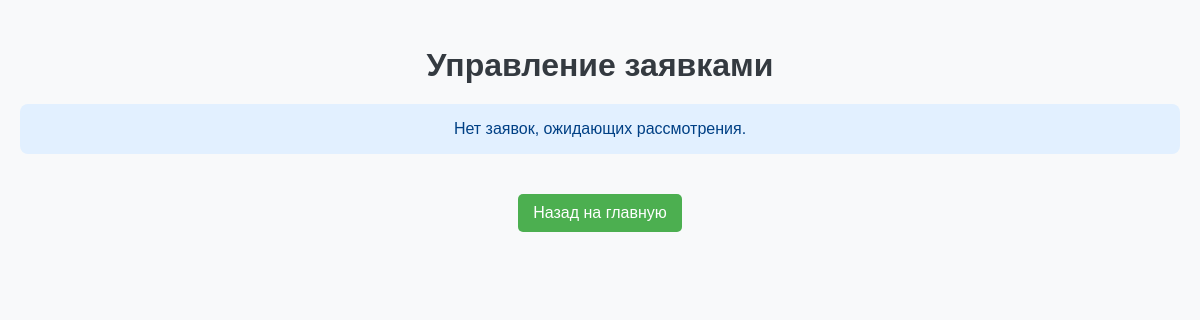
/inventory/manage_requests/ (signed in), run on an earlier commit of the app's database.
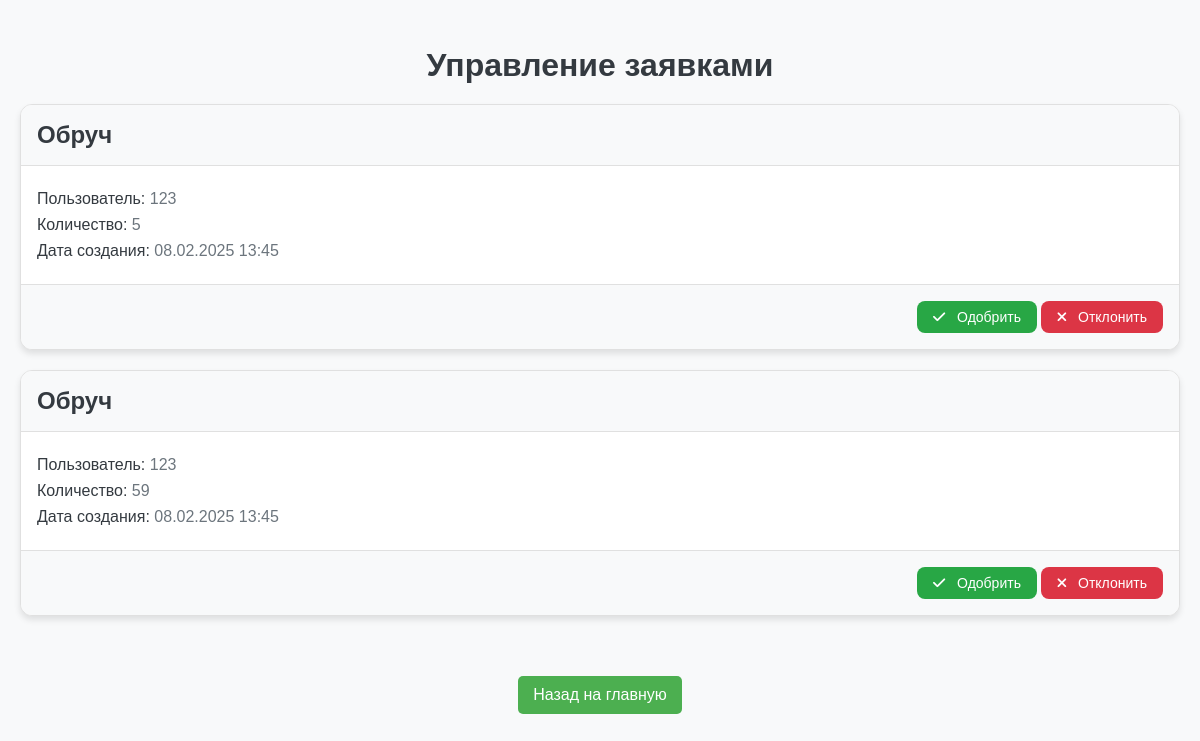
And on a later commit of the database.
### invpage/models.py (models this page shows, shortened)
class InventoryRequest(models.Model):
    user = models.ForeignKey(settings.AUTH_USER_MODEL, on_delete=models.CASCADE, verbose_name=_("Пользователь"))
    item = models.ForeignKey(InventoryItem, on_delete=models.CASCADE, verbose_name=_("Предмет"))
    status = models.CharField(max_length=50, default='В ожидании', verbose_name=_("Статус"))
    created_at = models.DateTimeField(auto_now_add=True, verbose_name=_("Дата создания"))
    request_id = models.AutoField(primary_key=True)
    quantity = models.PositiveIntegerField(default=0, verbose_name=_("Количество"))
    class Meta:
        verbose_name = _("запрос на инвентарь")
        verbose_name_plural = _("Запросы на инвентарь")

class InventoryItem(models.Model):
    name = models.CharField(max_length=255, verbose_name=_("Название"))
    description = models.TextField(verbose_name=_("Описание"))
    status = models.CharField(max_length=50, default='Исправен', verbose_name=_("Статус"))
    item_id = models.AutoField(primary_key=True)
    quantity = models.PositiveIntegerField(default=0, verbose_name=_("Количество"))
    class Meta:
        verbose_name = _("предмет инвентаря")
        verbose_name_plural = _("Предметы инвентаря")

### main/models.py (models this page shows, shortened)
class UserRegistration(AbstractUser):
    username = models.CharField(max_length=150, unique=True)
    email = models.EmailField(unique=True)
    password = models.CharField(max_length=128)
    token_timestamp = models.DateTimeField(null=True, blank=True)
    USERNAME_FIELD = 'username'
    REQUIRED_FIELDS = ['email']
    last_login = models.DateTimeField(null=True, blank=True)

### invpage/views.py (the view, shortened to what this page needs)
# urls.py: path('manage_requests/', manage_requests, name='manage_requests'),
@login_required
@user_passes_test(is_superuser)
def manage_requests(request):
    dict_quantity = {}
    for i in InventoryRequest.objects.filter(status='В ожидании'):
        if dict_quantity.get(i.item_id,0):
            dict_quantity[i.item_id] += i.quantity
        else:
            dict_quantity[i.item_id] = i.quantity
    pending_requests = InventoryRequest.objects.filter(status='В ожидании')
    print(dict_quantity)
    return render(request, 'invpage/request_direct.html', {'pending_requests': pending_requests, 'dictq' : dict_quantity})

### invpage/templatetags/custom_filters.py (called while the page is built)
@register.filter(name='get')
def get_item(dictionary, key):
    return dictionary.get(key, 0)

### invpage/views.py (called while the page is built)
def is_superuser(user):
    return user.is_superuser

### invpage/templates/invpage/request_direct.html (shortened to what this page needs)
{% load static %}
{% load custom_filters %}
<!DOCTYPE html>
<html lang="ru">
<head>
    <link rel="stylesheet" href="{% static 'invpage/css/req.css' %}">
    <link href="https://cdnjs.cloudflare.com/ajax/libs/font-awesome/6.0.0-beta3/css/all.min.css" rel="stylesheet">
</head>
<body>
    <div class="container">
        <h2>Управление заявками</h2>
        {% if pending_requests %}
            <div class="row">
                {% for req in pending_requests %}
                    <div class="col-md-6 mb-4">
                        <div class="request-card">
                            <div class="card-header">
                                <h3>{{ req.item.name }}</h3>
                            </div>
                            <div class="card-body">
                                <p><strong>Пользователь:</strong> {{ req.user.username }}</p>
                                <p><strong>Количество:</strong> {{ req.quantity }}</p>
                                <p><strong>Дата создания:</strong> {{ req.created_at|date:"d.m.Y H:i" }}</p>
                            </div>
                            <div class="card-l">
                                <form method="post" action="{% url 'manage_requests' %}" class="d-inline">
                                    {% if dictq|get:req.item_id <= req.item.quantity %}
                                        <button type="submit" name="action" value="approve" class="btn btn-success">
                                            <i class="fas fa-check"></i> Одобрить
                                        </button>
                                    {% else %}
                                        <button type="button" class="btn btn-success" onclick="openWarning('{{ req.request_id }}')">
                                            <i class="fas fa-check"></i> Одобрить
                                        </button>
                                    {% endif %}
                                    <button type="submit" name="action" value="reject" class="btn btn-false">
                                        <i class="fas fa-times"></i> Отклонить
                                    </button>
                                </form>
                            </div>
                        </div>
                    </div>
                {% endfor %}
            </div>
        {% else %}
            <div class="alert-info">
                Нет заявок, ожидающих рассмотрения.
            </div>
        {% endif %}
    </div>
    <div class="button-container">
        <a href="{% url 'index' %}">Назад на главную</a>
    </div>
</body>
</html>

What changed in the data, as far as the page shows it:
added InventoryRequest: item.name "Обруч", user.username "123", quantity "5", created_at "08.02.2025 13:45"
added InventoryRequest: item.name "Обруч", user.username "123", quantity "59", created_at "08.02.2025 13:45"
Also different on the page:
text no longer shown: "Нет заявок, ожидающих рассмотрения."
